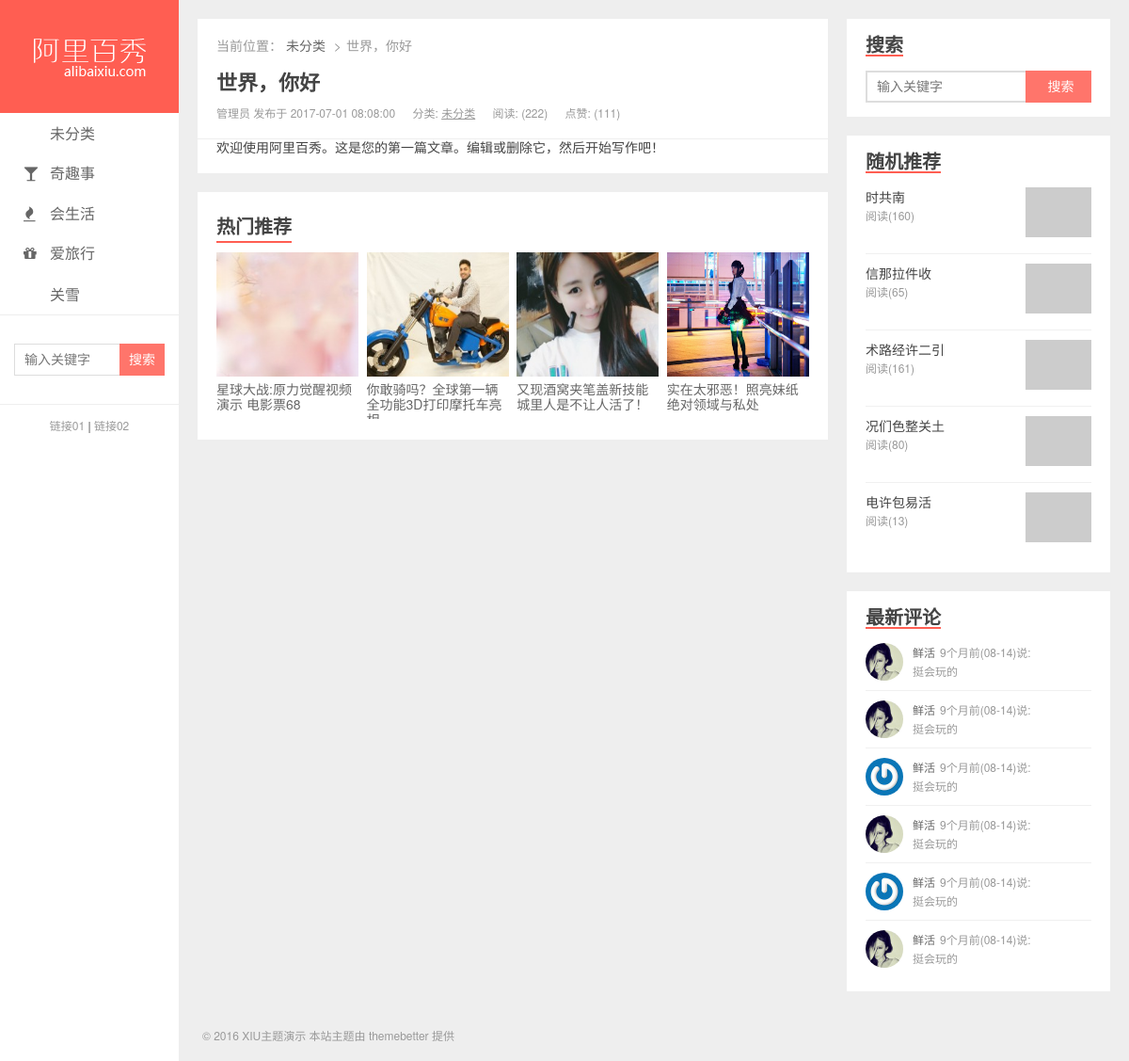
The app's page /detail.php?postId=1 with its own data.
### tables this page shows
CREATE TABLE `categories` (
  `id` int(11) NOT NULL AUTO_INCREMENT,
  `slug` varchar(200) NOT NULL COMMENT '别名，后期项目里面用来搜索用的',
  `name` varchar(50) NOT NULL COMMENT '分类名称',
  `classname` varchar(50) NOT NULL COMMENT '导航图标',
  PRIMARY KEY (`id`)
);

CREATE TABLE `posts` (
  `id` int(11) NOT NULL AUTO_INCREMENT COMMENT '主键',
  `slug` varchar(200) NOT NULL COMMENT '别名',
  `title` varchar(200) NOT NULL COMMENT '标题',
  `feature` varchar(200) DEFAULT NULL COMMENT '特色图像',
  `created` datetime NOT NULL COMMENT '创建时间',
  `content` text COMMENT '内容',
  `views` int(11) NOT NULL DEFAULT '0' COMMENT '浏览数',
  `likes` int(11) NOT NULL DEFAULT '0' COMMENT '点赞数',
  `status` varchar(50) NOT NULL COMMENT '状态（drafted-草稿/published-已发布/trashed-已作废）',
  `user_id` int(11) NOT NULL COMMENT '用户 ID',
  `category_id` int(11) NOT NULL COMMENT '分类 ID',
  PRIMARY KEY (`id`)
);

CREATE TABLE `users` (
  `id` int(11) NOT NULL AUTO_INCREMENT COMMENT '主键',
  `slug` varchar(200) NOT NULL COMMENT '别名',
  `email` varchar(200) NOT NULL COMMENT '邮箱',
  `password` varchar(200) NOT NULL COMMENT '密码',
  `nickname` varchar(100) DEFAULT NULL COMMENT '昵称',
  `avatar` varchar(200) DEFAULT NULL COMMENT '头像',
  `bio` varchar(500) DEFAULT NULL COMMENT '简介',
  `status` varchar(50) NOT NULL COMMENT '状态（未激活（unactivated）/ 激活（activated）/ 禁止（forbidden）/ 回收站（trashed））',
  PRIMARY KEY (`id`)
);

### common/mysql.php (called while the page is built, shortened)
<?php
function query($conn,$sql){
	$res = mysqli_query($conn,$sql);
	$arr = [];
	while($row = mysqli_fetch_assoc($res)){
		$arr[] = $row;
	}
	return $arr;
}
 ?>

### common/aside.php (the view)
<?php
include_once './common/mysql.php';
$conn = connect();
$cate_sql = "select * from categories";
$cate_arr = query($conn,$cate_sql);
$rand_sql = "select id,title,feature,views from posts order by rand() limit 5";
$rand_arr= query($conn,$rand_sql);
?>
<div class="header">
    <h1 class="logo"><a href="index.php"><img src="static/assets/img/logo.png" alt=""></a></h1>
    <ul class="nav">
    <?php foreach($cate_arr as $value):?>
        <li><a href="list.php?categoryId=<?=$value['id'];?>"><i class="fa <?=$value['classname'] ?>"></i><?=$value['name'] ?></a></li>
    <?php endforeach;?>
   </ul>
    <div class="search">
      <form>
        <input type="text" class="keys" placeholder="输入关键字">
        <input type="submit" class="btn" value="搜索">
      </form>
    </div>
    <div class="slink">
      <a href="javascript:;">链接01</a> | <a href="javascript:;">链接02</a>
    </div>
</div>
<div class="aside">
  <div class="widgets">
    <h4>搜索</h4>
    <div class="body search">
      <form>
        <input type="text" class="keys" placeholder="输入关键字">
        <input type="submit" class="btn" value="搜索">
      </form>
    </div>
  </div>
  <div class="widgets">
    <h4>随机推荐</h4>
    <ul class="body random">
    <?php foreach($rand_arr as $value): ?>
      <li>
        <a href="javascript:;">
          <p class="title"><?=$value['title'] ?></p>
          <p class="reading">阅读(<?=$value['views'] ?>)</p>
          <div class="pic">
            <img src="<?=$value['feature'] ?>" alt="">
          </div>
        </a>
      </li>
    <?php endforeach; ?>
    </ul>
  </div>
  <div class="widgets">
    <h4>最新评论</h4>
    <ul class="body discuz">
      <li>
        <a href="javascript:;">
          <div class="avatar">
            <img src="static/uploads/avatar_1.jpg" alt="">
          </div>
          <div class="txt">
            <p>
              <span>鲜活</span>9个月前(08-14)说:
            </p>
            <p>挺会玩的</p>
          </div>
        </a>
      </li>
      <li>
        <a href="javascript:;">
          <div class="avatar">
            <img src="static/uploads/avatar_1.jpg" alt="">
          </div>
          <div class="txt">
            <p>
              <span>鲜活</span>9个月前(08-14)说:
            </p>
            <p>挺会玩的</p>
          </div>
        </a>
      </li>
      <li>
        <a href="javascript:;">
          <div class="avatar">
            <img src="static/uploads/avatar_2.jpg" alt="">
          </div>
          <div class="txt">
            <p>
              <span>鲜活</span>9个月前(08-14)说:
            </p>
            <p>挺会玩的</p>
          </div>
        </a>
      </li>
      <li>
        <a href="javascript:;">
          <div class="avatar">
            <img src="static/uploads/avatar_1.jpg" alt="">
          </div>
          <div class="txt">
            <p>
              <span>鲜活</span>9个月前(08-14)说:
            </p>
            <p>挺会玩的</p>
          </div>
        </a>
      </li>
      <li>
        <a href="javascript:;">
          <div class="avatar">
            <img src="static/uploads/avatar_2.jpg" alt="">
          </div>
          <div class="txt">
            <p>
              <span>鲜活</span>9个月前(08-14)说:
            </p>
            <p>挺会玩的</p>
          </div>
        </a>
      </li>
      <li>
        <a href="javascript:;">
          <div class="avatar">
            <img src="static/uploads/avatar_1.jpg" alt="">
          </div>
          <div class="txt">
            <p>
              <span>鲜活</span>9个月前(08-14)说:
            </p>
            <p>挺会玩的</p>
          </div>
        </a>
      </li>
    </ul>
  </div>
</div>

### detail.php (shortened to what this page needs)
<?php
$postId = $_GET['postId'];
include_once './common/mysql.php';
$conn = connect();
$sql = "select p.id,p.title,p.feature,p.content,p.created,p.views,p.likes,c.name,u.nickname
        from posts as p
        left join categories as c on p.category_id = c.id
        left join users as u on p.user_id = u.id
        where p.id = $postId";
$arr = query($conn,$sql);
$postData = $arr[0];
?>
<!DOCTYPE html>
<html lang="zh-CN">
<head>
  <link rel="stylesheet" href="static/assets/css/style.css">
  <link rel="stylesheet" href="static/assets/vendors/font-awesome/css/font-awesome.css">
</head>
<body>
  <div class="wrapper">
    <?php include_once './common/aside.php' ?>
    <div class="content">
      <div class="article">
        <div class="breadcrumb">
          <dl>
            <dt>当前位置：</dt>
            <dd><a href="javascript:;"><?=$postData['name'];?></a></dd>
            <dd><?=$postData['title'];?></dd>
          </dl>
        </div>
        <h2 class="title">
          <a href="javascript:;"><?=$postData['title'];?></a>
        </h2>
        <div class="meta">
          <span><?=$postData['nickname'];?> 发布于 <?=$postData['created'];?></span>
          <span>分类: <a href="javascript:;"><?=$postData['name'];?></a></span>
          <span>阅读: (<?=$postData['views'];?>)</span>
          <span>点赞: (<?=$postData['likes'];?>)</span>
        </div>
        <div><?=$postData['content'];?></div>
      </div>
      <div class="panel hots">
        <h3>热门推荐</h3>
        <ul>
          <li>
            <a href="javascript:;">
              <img src="static/uploads/hots_2.jpg" alt="">
              <span>星球大战:原力觉醒视频演示 电影票68</span>
            </a>
          </li>
          <li>
            <a href="javascript:;">
              <img src="static/uploads/hots_3.jpg" alt="">
              <span>你敢骑吗？全球第一辆全功能3D打印摩托车亮相</span>
            </a>
          </li>
          <li>
            <a href="javascript:;">
              <img src="static/uploads/hots_4.jpg" alt="">
              <span>又现酒窝夹笔盖新技能 城里人是不让人活了！</span>
            </a>
          </li>
          <li>
            <a href="javascript:;">
              <img src="static/uploads/hots_5.jpg" alt="">
              <span>实在太邪恶！照亮妹纸绝对领域与私处</span>
            </a>
          </li>
        </ul>
      </div>
    </div>
    <div class="footer">
      <p>© 2016 XIU主题演示 本站主题由 themebetter 提供</p>
    </div>
  </div>
</body>
</html>

### records on screen
categories: name "未分类"
categories: name "奇趣事"
categories: name "会生活"
categories: name "爱旅行"
categories: name "关雪"
posts: title "时共南", views "160"
posts: title "信那拉件收", views "65"
posts: title "术路经许二引", views "161"
posts: title "况们色整关土", views "80"
posts: title "电许包易活", views "13"
posts: category.name "未分类", title "世界，你好", user.nickname "管理员", created "2017-07-01 08:08:00", views "222", likes "111", content "欢迎使用阿里百秀。这是您的第一篇文章。编辑或删除它，然后开始写作吧！"
